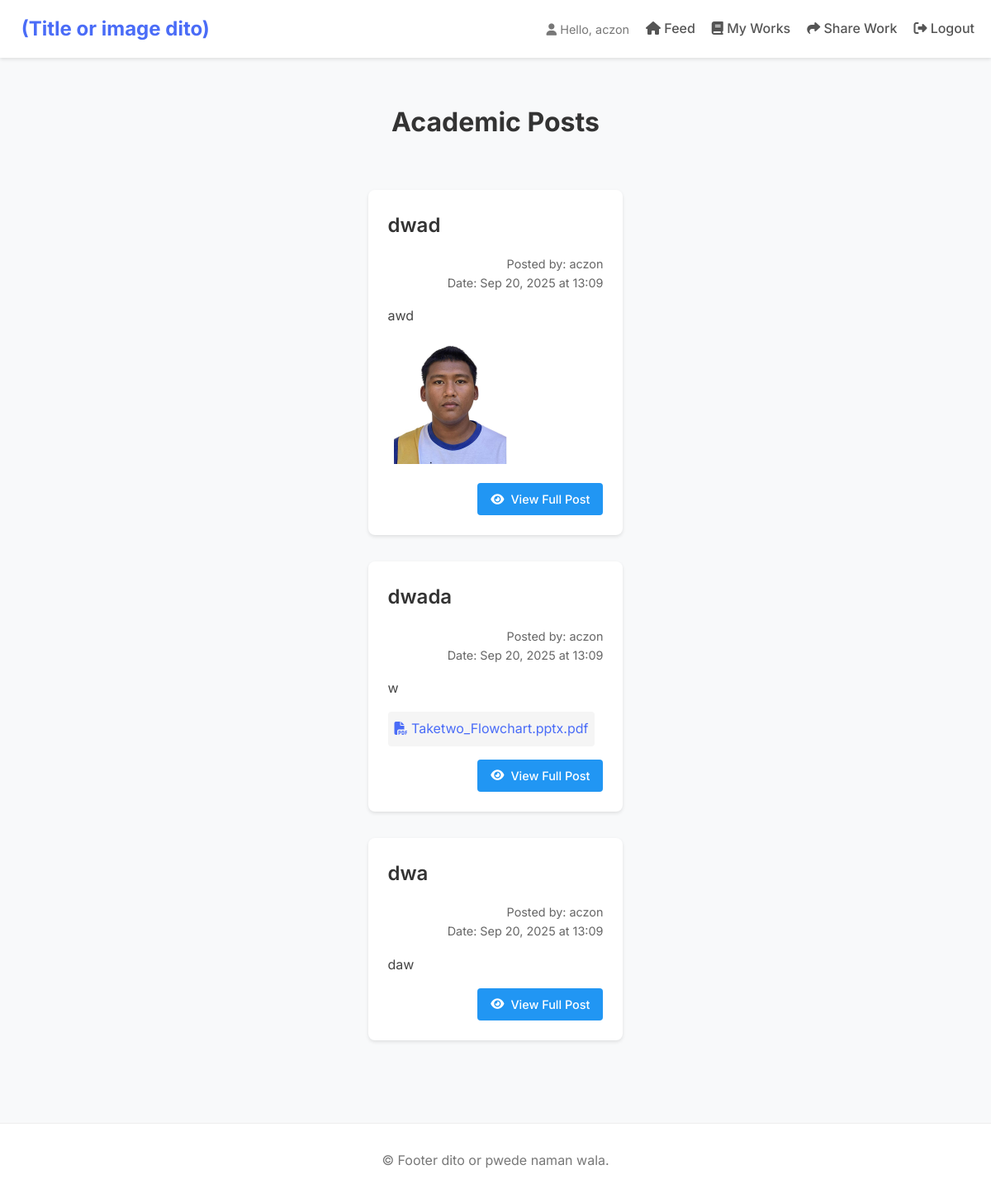
The page /posts (signed in) on the database its author committed.
### tables this page shows
CREATE TABLE users
                 (id INTEGER PRIMARY KEY AUTOINCREMENT,
                  username TEXT UNIQUE NOT NULL,
                  email TEXT UNIQUE NOT NULL,
                  first_name TEXT NOT NULL,
                  last_name TEXT NOT NULL,
                  section TEXT NOT NULL,
                  lrn TEXT UNIQUE NOT NULL,
                  password TEXT NOT NULL,
                  created_at TIMESTAMP DEFAULT CURRENT_TIMESTAMP);

CREATE TABLE posts
                 (id INTEGER PRIMARY KEY AUTOINCREMENT,
                  user_id INTEGER NOT NULL,
                  title TEXT NOT NULL,
                  description TEXT,
                  filename TEXT,
                  filepath TEXT,
                  created_at TIMESTAMP DEFAULT CURRENT_TIMESTAMP,
                  FOREIGN KEY (user_id) REFERENCES users (id));

### app.py (the view)
@app.route('/posts')
def posts():
    if not is_logged_in():
        return redirect(url_for('login'))
    conn = get_db_connection()
    posts = conn.execute('''
        SELECT posts.*, users.username
        FROM posts
        JOIN users ON posts.user_id = users.id
        WHERE posts.user_id = ?
        ORDER BY posts.created_at DESC
    ''', (session['user_id'],)).fetchall()
    conn.close()
    return render_template('posts.html', posts=posts, is_image_file=is_image_file, get_file_icon=get_file_icon)

### app.py (called while the page is built)
def get_db_connection():
    conn = sqlite3.connect('academic_share.db')
    conn.row_factory = sqlite3.Row
    return conn

def is_logged_in():
    return 'user_id' in session

def is_image_file(filepath):
    if not filepath:
        return False
    allowed_extensions = {'png', 'jpg', 'jpeg', 'gif'}
    return '.' in filepath and filepath.rsplit('.', 1)[1].lower() in allowed_extensions

def get_file_icon(filename):
    if not filename:
        return "file"
    ext = filename.lower().split('.')[-1]
    icon_map = {
        'pdf': 'file-pdf',
        'doc': 'file-word',
        'docx': 'file-word',
        'txt': 'file-alt',
        'zip': 'file-archive',
        'rar': 'file-archive',
        'png': 'file-image',
        'jpg': 'file-image',
        'jpeg': 'file-image',
        'gif': 'file-image'
    }
    return icon_map.get(ext, 'file')

def format_date(value):
    if value is None:
        return ""
    try:
        dt = datetime.strptime(value, '%Y-%m-%d %H:%M:%S')
        return dt.strftime('%b %d, %Y at %H:%M')
    except:
        return value

### templates/posts.html (shortened to what this page needs)
{% extends "base.html" %}
{% block content %}
<div class="posts-container">
    <h1 class="page-title">Academic Posts</h1>
    {% if posts %}
        <div class="posts-grid">
            {% for post in posts %}
                <div class="post-card">
                    <h2 class="post-title">
                        <a href="{{ url_for('view_post', post_id=post.id) }}">{{ post.title }}</a>
                    </h2>
                    <div class="post-meta">
                        <p>Posted by: {{ post.username }}</p>
                        <p>Date: {{ post.created_at|format_date }}</p>
                    </div>
                    <p class="post-preview">{{ post.description[:150] }}{% if post.description|length > 150 %}...{% endif %}</p>
                    {% if post.filename %}
                        <div class="post-attachment">
                            {% if is_image_file(post.filepath) %}
                                <img src="{{ url_for('static', filename='uploads/' + post.filename) }}" alt="Post thumbnail" class="post-thumbnail">
                            {% else %}
                                <div class="file-icon">
                                    <i class="fas fa-{{ post.filename|get_file_icon }}"></i>
                                    {{ post.filename }}
                                </div>
                            {% endif %}
                        </div>
                    {% endif %}
                    <div class="post-actions">
                        <a href="{{ url_for('view_post', post_id=post.id) }}" class="btn btn-view">
                            <i class="fas fa-eye"></i> View Full Post
                        </a>
                    </div>
                </div>
            {% endfor %}
        </div>
    {% else %}
        <p class="no-posts">No posts available.</p>
    {% endif %}
</div>
{% endblock %}

### templates/base.html (shortened to what this page needs)
<!DOCTYPE html>
<html lang="en">
<head>
    <link rel="stylesheet" href="{{ url_for('static', filename='css/style.css') }}">
    <link rel="stylesheet" href="https://cdnjs.cloudflare.com/ajax/libs/font-awesome/6.4.0/css/all.min.css">
</head>
<body>
    <nav class="navbar">
        <div class="nav-container">
            <a href="{{ url_for('index') }}" class="nav-brand">
                 (Title or image dito)
            </a>
            <div class="nav-menu">
                {% if session.user_id %}
                    <span class="user-info"><i class="fas fa-user"></i> Hello, {{ session.username }}</span>
                    <a href="{{ url_for('index') }}"><i class="fas fa-home"></i> Feed</a>
                    <a href="{{ url_for('posts') }}"><i class="fas fa-book"></i> My Works</a>
                    <a href="{{ url_for('post') }}"><i class="fas fa-share"></i> Share Work</a>
                    <a href="{{ url_for('logout') }}"><i class="fas fa-sign-out-alt"></i> Logout</a>
                {% else %}
                    <a href="{{ url_for('login') }}"><i class="fas fa-sign-in-alt"></i> Login</a>
                    <a href="{{ url_for('register') }}"><i class="fas fa-user-plus"></i> Register</a>
                {% endif %}
            </div>
        </div>
    </nav>
    <div class="container">
        {% block content %}{% endblock %}
    </div>
    <footer class="footer">
        <p>&copy; Footer dito or pwede naman wala.</p>
    </footer>
</body>
</html>

### static/css/style.css (style rules this page uses)
* { margin: 0; padding: 0; box-sizing: border-box; }
body { font-family: 'Inter', sans-serif; line-height: 1.6; color: #333; background-color: #f8f9fa; display: flex; flex-direction: column; min-height: 100vh; }
.container { max-width: 1200px; margin: 0 auto; padding: 20px; flex: 1; }
.navbar { background-color: #fff; box-shadow: 0 2px 4px rgba(0,0,0,0.1); padding: 1rem 0; position: relative; }
.nav-container { max-width: 1200px; margin: 0 auto; display: flex; justify-content: space-between; align-items: center; padding: 0 20px; position: relative; }
.nav-brand { font-size: 1.5rem; font-weight: 700; color: #4a6cf7; text-decoration: none; z-index: 1001; }
.nav-menu { display: flex; gap: 20px; align-items: center; transition: transform 0.3s ease-in-out; }
.nav-menu a { color: #555; text-decoration: none; font-weight: 500; transition: color 0.3s; }
.user-info { color: #777; font-size: 0.9rem; }
.btn { display: inline-block; padding: 0.75rem 1.5rem; background-color: #4a6cf7; color: white; border: none; border-radius: 4px; font-size: 1rem; font-weight: 500; cursor: pointer; text-decoration: none; text-align: center; transition: background-color 0.3s, transform 0.2s; }
.posts-container { display: grid; gap: 1.5rem; }
.post-card { background: #fff; border-radius: 8px; box-shadow: 0 2px 10px rgba(0,0,0,0.1); padding: 1.5rem; transition: transform 0.3s, box-shadow 0.3s; }
.post-title { font-size: 1.25rem; font-weight: 600; color: #333; margin-right: 1rem; }
.post-meta { text-align: right; }
.file-icon { margin-right: 10px; color: #4a6cf7; }
.footer { text-align: center; padding: 2rem 0; margin-top: 3rem; color: #777; border-top: 1px solid #eee; background: #fff; }
.btn-view { background-color: #17a2b8; padding: 0.5rem 1rem; font-size: 0.9rem; }

### templates/posts.html (style rules this page uses)
.posts-container { max-width: 1200px; margin: 2rem auto; padding: 0 1rem; }
.page-title { text-align: center; margin-bottom: 2rem; }
.posts-grid { display: grid; grid-template-columns: repeat(auto-fill, minmax(300px, 1fr)); gap: 2rem; }
.post-card { background: white; border-radius: 8px; box-shadow: 0 2px 4px rgba(0,0,0,0.1); padding: 1.5rem; transition: transform 0.2s; }
.post-title { margin: 0 0 1rem 0; font-size: 1.5rem; }
.post-title a { color: #333; text-decoration: none; }
.post-meta { color: #666; font-size: 0.9rem; margin-bottom: 1rem; }
.post-preview { color: #444; margin-bottom: 1rem; }
.post-thumbnail { max-width: 100%; height: 150px; object-fit: cover; border-radius: 4px; margin-bottom: 1rem; }
.file-icon { padding: 0.5rem; background: #f5f5f5; border-radius: 4px; margin-bottom: 1rem; }
.post-actions { display: flex; justify-content: flex-end; }
.btn-view { background: #2196F3; color: white; padding: 0.5rem 1rem; border-radius: 4px; text-decoration: none; display: inline-flex; align-items: center; gap: 0.5rem; }

### rows shown on the page
users: username "aczon"
posts: title "dwad", username "aczon", created_at "Sep 20, 2025 at 13:09", description "awd", filename (picture)
posts: title "dwada", username "aczon", created_at "Sep 20, 2025 at 13:09", description "w", filename "Taketwo_Flowchart.pptx.pdf"
posts: title "dwa", username "aczon", created_at "Sep 20, 2025 at 13:09", description "daw"
